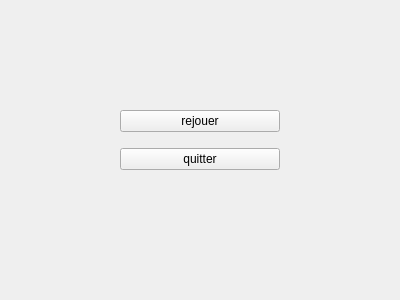
<?xml version="1.0" encoding="UTF-8"?>
<ui version="4.0">
 <class>PlayAgain</class>
 <widget class="QWidget" name="PlayAgain">
  <property name="geometry">
   <rect>
    <x>0</x>
    <y>0</y>
    <width>400</width>
    <height>300</height>
   </rect>
  </property>
  <property name="windowTitle">
   <string>Form</string>
  </property>
  <widget class="QWidget" name="verticalLayoutWidget">
   <property name="geometry">
    <rect>
     <x>120</x>
     <y>100</y>
     <width>160</width>
     <height>80</height>
    </rect>
   </property>
   <layout class="QVBoxLayout" name="verticalLayout">
    <item>
     <widget class="QPushButton" name="play_button">
      <property name="text">
       <string>rejouer</string>
      </property>
     </widget>
    </item>
    <item>
     <widget class="QPushButton" name="quit_button">
      <property name="text">
       <string>quitter</string>
      </property>
     </widget>
    </item>
   </layout>
  </widget>
 </widget>
 <resources/>
 <connections/>
</ui>
